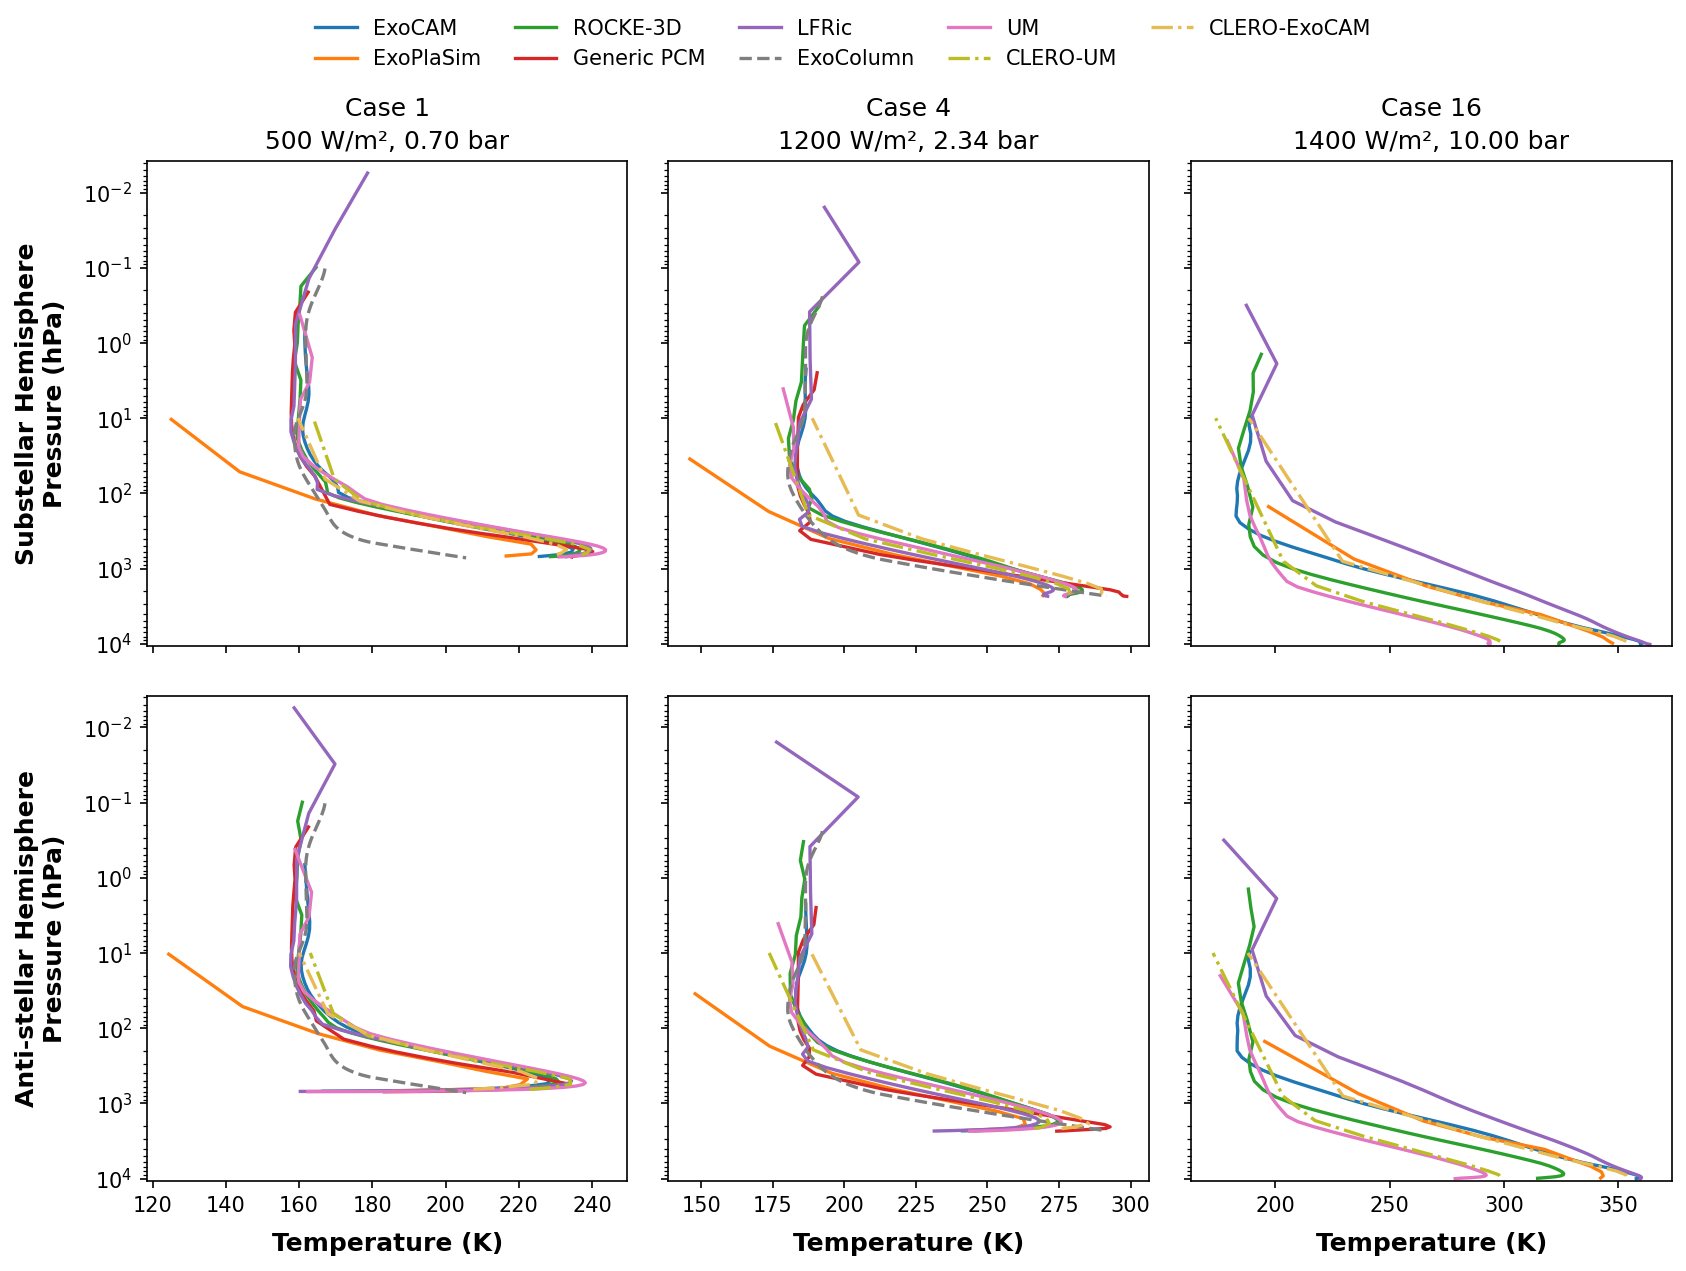

This chart was generated by the following Python code:
#
# Vertical profiles of temperature: Selected Cases
# Layout: 2 rows x 3 columns -- substellar hemisphere mean (top) and
# anti-stellar hemisphere mean (bottom) for Cases 1, 4, 16; ExoColumn's single
# global-mean column is drawn dashed in both rows.
#
import warnings
warnings.filterwarnings('ignore', category=DeprecationWarning)

import netCDF4
import numpy as np
import matplotlib.pyplot as plt
import matplotlib.ticker as ticker
import os, sys
sys.path.insert(0, os.path.join(os.path.dirname(os.path.abspath(__file__)), '..', 'allcases'))
import um_clero as uc

# Axis labels in bold, and set a little clear of the tick labels
plt.rcParams['axes.labelweight'] = 'bold'
plt.rcParams['axes.labelpad'] = 8

tfreeze  = 273.16
M_N2     = 0.028   # kg/mol
R_gas    = 8.314   # J/(mol·K)
g_accel  = 9.8     # m/s²

# Nominal N2 surface pressures per case (hPa)
P_SURFACE = {1: 700., 4: 2340., 16: 10000.}

MODEL_STYLES = {
    'ExoCAM':    dict(color='#1f77b4', lw=1.6, ls='-'),
    'ExoPlaSim': dict(color='#ff7f0e', lw=1.6, ls='-'),
    'ROCKE-3D':  dict(color='#2ca02c', lw=1.6, ls='-'),
    'PCM':       dict(color='#d62728', lw=1.6, ls='-'),
    'LFRic':     dict(color='#9467bd', lw=1.6, ls='-'),
    'ExoColumn': dict(color='#7f7f7f', lw=1.6, ls='--'),
    'UM':        dict(color='#e377c2', lw=1.6, ls='-'),
    'CLERO-UM':     dict(color='#bcbd22', lw=1.6, ls='-.'),
    'CLERO-ExoCAM': dict(color='#e7ba52', lw=1.6, ls='-.'),
}
MODEL_LABELS = {
    'ExoCAM':    'ExoCAM',
    'ExoPlaSim': 'ExoPlaSim',
    'ROCKE-3D':  'ROCKE-3D',
    'PCM':       'Generic PCM',
    'LFRic':     'LFRic',
    'ExoColumn': 'ExoColumn',
    'UM':        'UM',
    'CLERO-UM':     'CLERO-UM',
    'CLERO-ExoCAM': 'CLERO-ExoCAM',
}


# ── helpers ──────────────────────────────────────────────────────────

def roll_to_180(data, lon):
    """Roll a (..., lon) array and its lon vector from [0, 360) to [-180, 180)."""
    idx = np.searchsorted(lon, 180.0)
    return (np.concatenate([data[..., idx:], data[..., :idx]], axis=-1),
            np.concatenate([lon[idx:] - 360.0, lon[:idx]]))


def hemi_mean(data, lat, lon, lon_ss=0.0, day=True):
    """Area-weighted hemispheric mean; NaN-safe.

    data : (nlev, nlat, nlon)  – last two axes are lat / lon
    day  : True → substellar hemisphere, False → anti-stellar hemisphere
    Returns (nlev,)
    """
    cos_lat = np.cos(np.radians(lat))
    cos_d   = np.cos(np.radians(lon - lon_ss))
    mask    = cos_d > 0 if day else cos_d < 0
    geo_w   = cos_lat[:, np.newaxis] * mask[np.newaxis, :]
    data    = np.asarray(data, dtype=float)
    valid_w = geo_w[np.newaxis, :, :] * np.isfinite(data)
    w_sum   = valid_w.sum(axis=(1, 2))
    return (np.where(np.isfinite(data), data, 0.0) * valid_w).sum(axis=(1, 2)) / w_sum

def ss_hemi_mean(data, lat, lon, lon_ss=0.0):
    return hemi_mean(data, lat, lon, lon_ss=lon_ss, day=True)


def area_mean_2d(data2d, lat, lon, lon_ss=0.0):
    """Same, but for a (nlat, nlon) field."""
    cos_lat = np.cos(np.radians(lat))
    mask    = np.cos(np.radians(lon - lon_ss)) > 0
    weights = cos_lat[:, np.newaxis] * mask[np.newaxis, :]
    return np.sum(data2d * weights) / np.sum(weights)


def pcm_pressure_from_alt(T_K, alt_km, P_s_hPa):
    """Integrate pressure downward from surface using hydrostatic eq.

    T_K    : (nlev,) mean temperature profile in K (surface→TOA order)
    alt_km : (nlev,) altitude in km (surface→TOA)
    Returns (nlev,) pressure in hPa
    """
    P = np.empty_like(alt_km)
    P[0] = P_s_hPa
    alt_m = alt_km * 1000.0
    for k in range(1, len(alt_km)):
        dz    = alt_m[k] - alt_m[k - 1]
        T_mid = 0.5 * (T_K[k - 1] + T_K[k])
        P[k]  = P[k - 1] * np.exp(-M_N2 * g_accel * dz / (R_gas * T_mid))
    return P


# ── ExoCAM ───────────────────────────────────────────────────────────
# Hybrid sigma-pressure: P(k) = hyam(k)*P0 + hybm(k)*PS_mean
# Substellar point at lon = 180°

_d = '/models/data/samosa/exocam'

def read_exocam(case):
    with netCDF4.Dataset(f'{_d}/samosa{case}.cam.h0.avg.nc') as ds:
        T    = np.squeeze(np.array(ds.variables['T']))   # (lev, lat, lon)
        Q    = np.squeeze(np.array(ds.variables['Q']))
        PS   = np.squeeze(np.array(ds.variables['PS']))  # Pa
        hyam = np.array(ds.variables['hyam'])
        hybm = np.array(ds.variables['hybm'])
        P0   = float(ds.variables['P0'][:])              # Pa
        lat  = np.array(ds.variables['lat'])
        lon  = np.array(ds.variables['lon'])
    PS_mean  = area_mean_2d(PS, lat, lon, lon_ss=180.)
    lev_hPa  = (hyam * P0 + hybm * PS_mean) / 100.0
    T_ss     = hemi_mean(T, lat, lon, lon_ss=180., day=True)
    Q_ss     = hemi_mean(Q, lat, lon, lon_ss=180., day=True)
    T_as     = hemi_mean(T, lat, lon, lon_ss=180., day=False)
    Q_as     = hemi_mean(Q, lat, lon, lon_ss=180., day=False)
    return T_ss, Q_ss, T_as, Q_as, lev_hPa

T_exocam, Q_exocam, T_exocam_as, Q_exocam_as, P_exocam = zip(*[read_exocam(c) for c in [1, 4, 16]])


# ── ExoPlaSim ────────────────────────────────────────────────────────
# Pure sigma levels; substellar point at lon = 0° (after roll_to_180)

_d = '/models/data/samosa/exoplasim/full_t21_synchronous__3000teff_15day'
_plasim_files = [
    f'{_d}/t21_synchronous_0.70pn2_flux500_400.0co2_3000teff_15day.nc',
    f'{_d}/t21_synchronous_2.34pn2_flux1200_400.0co2_3000teff_15day.nc',
    f'{_d}/t21_synchronous_10.00pn2_flux1400_400.0co2_3000teff_15day.nc',
]

def read_plasim(path):
    with netCDF4.Dataset(path) as ds:
        T   = np.average(np.array(ds.variables['ta']),  axis=0)  # (lev, lat, lon)
        hus = np.average(np.array(ds.variables['hus']), axis=0)
        ps  = np.average(np.array(ds.variables['ps']),  axis=0)  # (lat, lon) hPa
        lat = np.array(ds.variables['lat'])
        lon = np.array(ds.variables['lon'])
        sigma = np.array(ds.variables['lev'])
    T,   lon_s = roll_to_180(T,   lon)
    hus, _     = roll_to_180(hus, lon)
    ps,  _     = roll_to_180(ps,  lon)
    ps_mean = area_mean_2d(ps, lat, lon_s)
    lev_hPa = sigma * ps_mean
    T_ss    = hemi_mean(T,   lat, lon_s, day=True)
    Q_ss    = hemi_mean(hus, lat, lon_s, day=True)
    T_as    = hemi_mean(T,   lat, lon_s, day=False)
    Q_as    = hemi_mean(hus, lat, lon_s, day=False)
    return T_ss, Q_ss, T_as, Q_as, lev_hPa

T_plasim, Q_plasim, T_plasim_as, Q_plasim_as, P_plasim = zip(*[read_plasim(f) for f in _plasim_files])


# ── ROCKE-3D ─────────────────────────────────────────────────────────
# plm: surface → TOA in mb; temp in °C; SS point at lon=0° after rotation

_d = '/models/data/samosa/rocke3d'

def read_r3d(fname):
    with netCDF4.Dataset(fname) as ds:
        T   = np.ma.filled(ds.variables['temp'][:], np.nan).astype(float) + tfreeze
        q   = np.ma.filled(ds.variables['q'][:],    np.nan).astype(float)
        lat = np.array(ds.variables['lat'])
        lon = np.array(ds.variables['lon'])
        plm = np.array(ds.variables['plm'])             # mb = hPa
    T, lon_s = roll_to_180(T, lon)
    q, _     = roll_to_180(q, lon)
    # Rotate SS point from lon=180° to lon=0°
    _lon = lon_s + 180.0
    _lon[_lon >= 180.0] -= 360.0
    idx  = np.argsort(_lon)
    lon_s, T, q = _lon[idx], T[:, :, idx], q[:, :, idx]
    T_ss = hemi_mean(T, lat, lon_s, day=True)
    Q_ss = hemi_mean(q, lat, lon_s, day=True)
    T_as = hemi_mean(T, lat, lon_s, day=False)
    Q_as = hemi_mean(q, lat, lon_s, day=False)
    return T_ss, Q_ss, T_as, Q_as, plm

T_r3d, Q_r3d, T_r3d_as, Q_r3d_as, P_r3d = zip(*[
    read_r3d(f'/models/data/samosa/rocke3d/rocke_{c:02d}q.nc') for c in [1, 4, 16]])


# ── Generic PCM ──────────────────────────────────────────────────────
# Altitude coordinate (km, surface→TOA); pressure computed from T profile
# atmospheric_pressure is absent (all NaN); SS at lon=0°

_d = '/models/data/samosa/genericpcm/OHT_off'
_pcm_files = [
    (f'{_d}/case-1/SAMOSA_output_file_Generic_PCM_case-1_OHT_off.nc',   1),
    (f'{_d}/case-4/SAMOSA_output_file_Generic_PCM_case-4_OHT_off.nc',   4),
]

def read_pcm(path, case_num):
    with netCDF4.Dataset(path) as ds:
        T_raw = ds.variables['atmospheric_temperature'][:].data  # bypass mask; (alt, lat, lon)
        q_raw = ds.variables['specific_humidity'][:].data
        lat   = np.array(ds.variables['latitude'])
        lon   = np.array(ds.variables['longitude'])
        alt   = np.array(ds.variables['altitude'])               # km
    # Some altitude levels are entirely NaN (model fill); keep only valid ones
    valid = np.isfinite(T_raw).all(axis=(1, 2))
    T_raw, q_raw, alt = T_raw[valid], q_raw[valid], alt[valid]
    T_ss   = hemi_mean(T_raw, lat, lon, day=True)
    Q_ss   = hemi_mean(q_raw, lat, lon, day=True)
    T_as   = hemi_mean(T_raw, lat, lon, day=False)
    Q_as   = hemi_mean(q_raw, lat, lon, day=False)
    P_prof = pcm_pressure_from_alt(T_ss, alt, P_SURFACE[case_num])
    return T_ss, Q_ss, T_as, Q_as, P_prof

# Case 16 is not converged in the Generic PCM (see SAMOSA_summary.pdf) and is omitted
_pcm     = [read_pcm(f, c) for f, c in _pcm_files]
T_pcm    = [_pcm[0][0], _pcm[1][0], None]
Q_pcm    = [_pcm[0][1], _pcm[1][1], None]
T_pcm_as = [_pcm[0][2], _pcm[1][2], None]
Q_pcm_as = [_pcm[0][3], _pcm[1][3], None]
P_pcm    = [_pcm[0][4], _pcm[1][4], None]


# ── LFRic ────────────────────────────────────────────────────────────
# Full levels, surface (lev 0) → TOA (lev -1); SS at lon=0° after roll

_d = '/models/data/samosa/lfric'

def read_lfric(fname):
    with netCDF4.Dataset(fname) as ds:
        T   = np.array(ds.variables['temperature'])       # (full_levels, lat, lon)
        qv  = np.array(ds.variables['qv'])
        P3d = np.array(ds.variables['pressure_in_wth'])   # Pa
        lat = np.array(ds.variables['lat'])
        lon = np.array(ds.variables['lon'])
    T,   lon_s = roll_to_180(T,   lon)
    qv,  _     = roll_to_180(qv,  lon)
    P3d, _     = roll_to_180(P3d, lon)
    T_ss   = hemi_mean(T,   lat, lon_s, day=True)
    Q_ss   = hemi_mean(qv,  lat, lon_s, day=True)
    T_as   = hemi_mean(T,   lat, lon_s, day=False)
    Q_as   = hemi_mean(qv,  lat, lon_s, day=False)
    P_prof = hemi_mean(P3d, lat, lon_s, day=True) / 100.0   # Pa → hPa
    return T_ss, Q_ss, T_as, Q_as, P_prof

_lfric1  = read_lfric(f'{_d}/lfric_samosa_case01.nc')
_lfric4  = read_lfric(f'{_d}/lfric_samosa_case04.nc')
_lfric16 = read_lfric(f'{_d}/lfric_samosa_case16.nc')

T_lfric    = [_lfric1[0], _lfric4[0], _lfric16[0]]
Q_lfric    = [_lfric1[1], _lfric4[1], _lfric16[1]]
T_lfric_as = [_lfric1[2], _lfric4[2], _lfric16[2]]
Q_lfric_as = [_lfric1[3], _lfric4[3], _lfric16[3]]
P_lfric    = [_lfric1[4], _lfric4[4], _lfric16[4]]


# ── ExoColumn ────────────────────────────────────────────────────────
# A single global-mean column (1-D radiative-convective equilibrium), so it has no
# substellar or anti-stellar hemisphere: the same profile is drawn in both rows, as
# a reference. These are the final steady states of the submitted runs, whose
# surface temperature and model-top humidity reproduce the archived Tglob and
# Qstrat exactly. ExoColumn runs away at Case 16, so that panel has no curve.
# The per-level output is not in /models/data/samosa, which holds only the
# global-mean table, so it is read from the run directories.

_d = '/hugespace/local/research/exocolumn_samosa/cases/a2736'

def read_exocolumn(case):
    with netCDF4.Dataset(f'{_d}/case{case:02d}/iofiles/exocol_out.nc') as ds:
        T    = np.array(ds.variables['tmid'])            # K, top -> surface
        q    = np.array(ds.variables['h2ommr'])          # kg/kg moist air
        P    = np.array(ds.variables['pmid']) / 100.0    # Pa -> hPa
    return T, q, P

_exocol  = [read_exocolumn(1), read_exocolumn(4), None]
T_exocol = [e[0] if e is not None else None for e in _exocol]
Q_exocol = [e[1] if e is not None else None for e in _exocol]
P_exocol = [e[2] if e is not None else None for e in _exocol]


# ── UM and CLERO ─────────────────────────────────────────────────────
# Read by um_clero.py, substellar point at lon 0. CLERO, the emulator, is drawn
# dash-dot as a class of its own; its top level is 10 hPa.

_um      = [uc.um_profiles(c) for c in (1, 4, 16)]
_clum    = [uc.clero_profiles('UM', c) for c in (1, 4, 16)]
_clexo   = [uc.clero_profiles('ExoCAM', c) for c in (1, 4, 16)]
T_um,    Q_um,    T_um_as,    Q_um_as,    P_um    = zip(*_um)
T_clum,  Q_clum,  T_clum_as,  Q_clum_as,  P_clum  = zip(*_clum)
T_clexo, Q_clexo, T_clexo_as, Q_clexo_as, P_clexo = zip(*_clexo)


# ── Figure: Temperature ───────────────────────────────────────────────

_all_P = [p for plist in [P_exocam, P_plasim, P_r3d, P_pcm, P_lfric, P_exocol, P_um, P_clum, P_clexo]
          for p in plist if p is not None]
P_GLOBAL_LO = min(p.min() for p in _all_P) * 0.7
P_GLOBAL_HI = max(p.max() for p in _all_P) * 1.05

case_labels = ['Case 1\n500 W/m², 0.70 bar',
               'Case 4\n1200 W/m², 2.34 bar',
               'Case 16\n1400 W/m², 10.00 bar']

NCASES    = 3
FS_TITLE  = 12
FS_LABEL  = 12
FS_TICK   = 10
FS_LEGEND = 10

# Two rows: substellar hemisphere above, anti-stellar below, so each hemisphere
# is read on its own rather than as overlaid solid and dashed curves. The x axis
# is shared down each column and the pressure axis everywhere, so a column
# compares the two hemispheres of one case directly. The 3-D models are solid and
# ExoColumn, the one 1-D model with a vertical profile, dashed, as in the other
# figures that mix model classes.
ROWS = [('Substellar Hemisphere',  'ss'),
        ('Anti-stellar Hemisphere', 'as')]
NROWS = len(ROWS)

fig, axes = plt.subplots(NROWS, NCASES, figsize=(11.1, 8.4), layout='constrained',
                         sharex='col', sharey=True)
fig.get_layout_engine().set(w_pad=2/72, h_pad=4/72, wspace=0.06, hspace=0.06)

legend_handles = {}
for ci in range(NCASES):
    profiles = {
        'ss': [
            ('ExoCAM',    T_exocam[ci],    P_exocam[ci]),
            ('ExoPlaSim', T_plasim[ci],    P_plasim[ci]),
            ('ROCKE-3D',  T_r3d[ci],       P_r3d[ci]),
            ('PCM',       T_pcm[ci],       P_pcm[ci]),
            ('LFRic',     T_lfric[ci],     P_lfric[ci]),
            ('UM',        T_um[ci],        P_um[ci]),
            ('ExoColumn', T_exocol[ci],    P_exocol[ci]),
            ('CLERO-UM',     T_clum[ci],    P_clum[ci]),
            ('CLERO-ExoCAM', T_clexo[ci],   P_clexo[ci]),
        ],
        'as': [
            ('ExoCAM',    T_exocam_as[ci], P_exocam[ci]),
            ('ExoPlaSim', T_plasim_as[ci], P_plasim[ci]),
            ('ROCKE-3D',  T_r3d_as[ci],    P_r3d[ci]),
            ('PCM',       T_pcm_as[ci],    P_pcm[ci]),
            ('LFRic',     T_lfric_as[ci],  P_lfric[ci]),
            ('UM',        T_um_as[ci],     P_um[ci]),
            ('ExoColumn', T_exocol[ci],    P_exocol[ci]),
            ('CLERO-UM',     T_clum_as[ci],  P_clum[ci]),
            ('CLERO-ExoCAM', T_clexo_as[ci], P_clexo[ci]),
        ],
    }
    for ri, (row_title, key) in enumerate(ROWS):
        ax = axes[ri, ci]
        for name, X_prof, P_prof in profiles[key]:
            if X_prof is None:
                continue
            h, = ax.plot(X_prof, P_prof, **MODEL_STYLES[name])
            legend_handles.setdefault(name, h)

        ax.set_yscale('log')
        ax.set_ylim(P_GLOBAL_HI, P_GLOBAL_LO)
        ax.yaxis.set_major_locator(ticker.LogLocator(base=10, numticks=10))
        ax.yaxis.set_major_formatter(ticker.LogFormatterMathtext(base=10, labelOnlyBase=True))
        ax.yaxis.set_minor_formatter(ticker.NullFormatter())
        ax.tick_params(axis='both', labelsize=FS_TICK)
        ax.grid(False)

        if ri == 0:
            ax.set_title(case_labels[ci], fontsize=FS_TITLE, linespacing=1.5)
        if ri == NROWS - 1:
            ax.set_xlabel('Temperature (K)', fontsize=FS_LABEL)
        if ci == 0:
            ax.set_ylabel(f'{row_title}\nPressure (hPa)', fontsize=FS_LABEL)

# One model legend above the panels, in the order the models are drawn
order = [n for n in MODEL_STYLES if n in legend_handles]
fig.legend([legend_handles[n] for n in order], [MODEL_LABELS[n] for n in order],
           loc='outside upper center', ncols=5, fontsize=FS_LEGEND,
           frameon=False, handlelength=2.0, columnspacing=1.6)

fig.savefig('fig_profiles_temp_select.png', bbox_inches='tight', dpi=150)
fig.savefig('fig_profiles_temp_select.eps', bbox_inches='tight')
